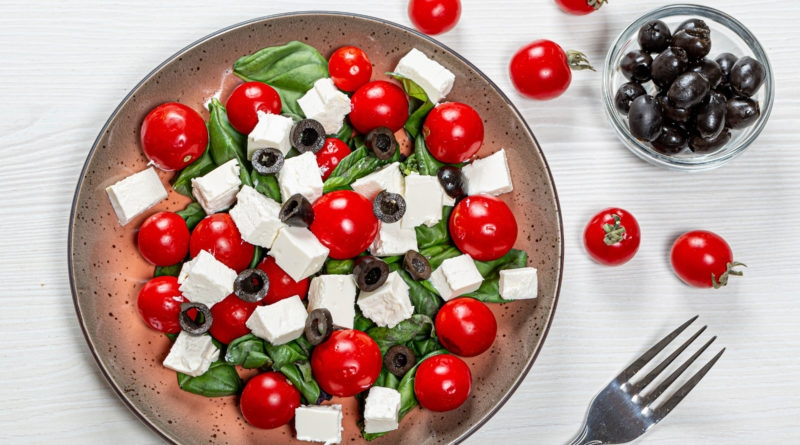
#> input picture tomatoes.jpg, 800 x 445 px
$ python imgProcLab5.py
#> lines starting #> are read from the running program, lines starting #| are printed output that depends on the picture
# -*- coding: utf-8 -*-
"""Untitled4.ipynb

Automatically generated by Colab.

Original file is located at
    https://colab.research.google.com/drive/14kdg1Xt5ZZxlffVii1k3rZfINq71G8Fz
"""

import cv2 as cv
import matplotlib.pyplot as plt
import numpy as np
from matplotlib import colors
from matplotlib.colors import hsv_to_rgb

img = cv.imread("./tomatoes.jpg")
#> img is the input picture: shape (445, 800, 3); mean B, G, R 141.1, 148.8, 180
imgRGB = cv.cvtColor(img, cv.COLOR_BGR2RGB)
plt.imshow(imgRGB)
plt.show()

imgHSV = cv.cvtColor(imgRGB, cv.COLOR_RGB2HSV)
#> imgHSV: shape (445, 800, 3); mean H, S, V 51.9, 72.7, 183.1

h, s, v = cv.split(imgHSV)
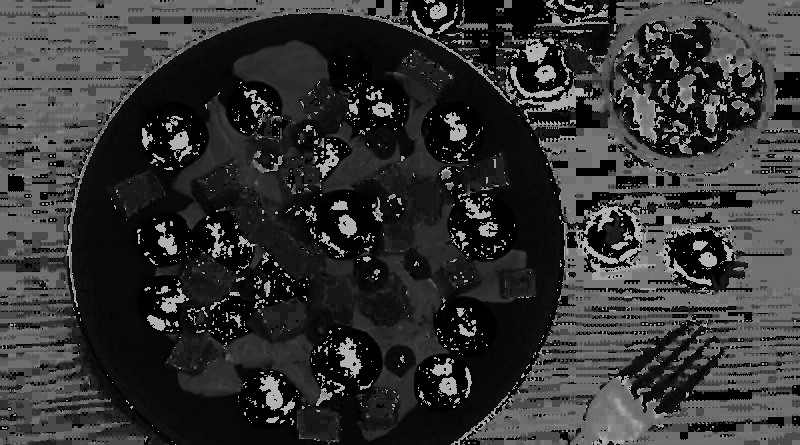
#> h: shape (445, 800); min 0, max 179, mean 51.9
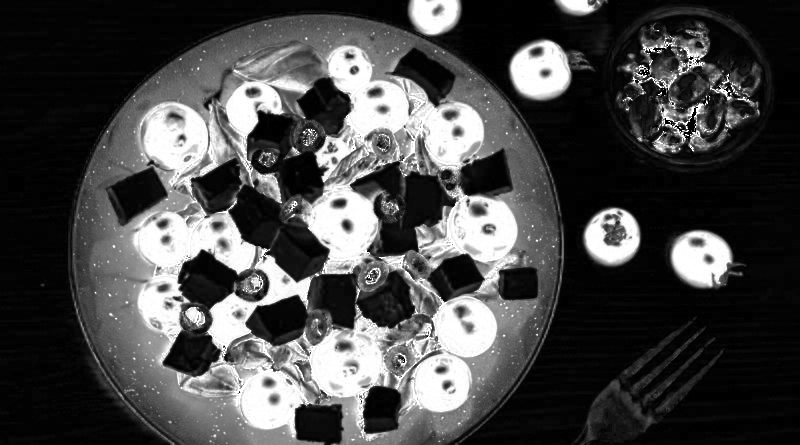
#> s: shape (445, 800); min 0, max 255, mean 72.7
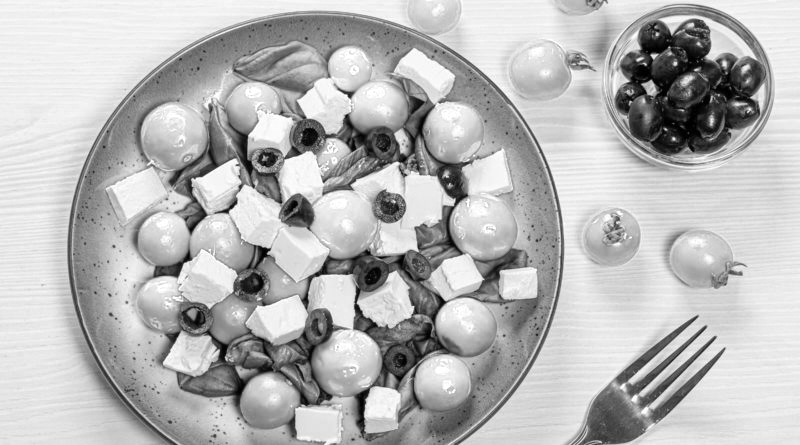
#> v: shape (445, 800); min 0, max 255, mean 183.1
fig = plt.figure()
axis = fig.add_subplot(1, 1, 1, projection="3d")

#> (the run stopped early here; a loop or call above may not have finished)
